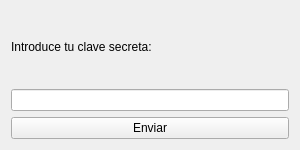
<?xml version="1.0" encoding="UTF-8"?>
<ui version="4.0">
 <class>VentanaClave</class>
 <widget class="QWidget" name="VentanaClave">
  <property name="geometry">
   <rect>
    <x>0</x>
    <y>0</y>
    <width>300</width>
    <height>150</height>
   </rect>
  </property>
  <property name="windowTitle">
   <string>Clave Secreta</string>
  </property>
  <layout class="QVBoxLayout" name="verticalLayout">
   <item>
    <widget class="QLabel" name="label">
     <property name="text">
      <string>Introduce tu clave secreta:</string>
     </property>
    </widget>
   </item>
   <item>
    <widget class="QLineEdit" name="lineEdit_clave">
     <property name="echoMode">
      <enum>QLineEdit::Password</enum>
     </property>
    </widget>
   </item>
   <item>
    <widget class="QPushButton" name="boton_enviar">
     <property name="text">
      <string>Enviar</string>
     </property>
    </widget>
   </item>
  </layout>
 </widget>
 <resources/>
 <connections/>
</ui>
